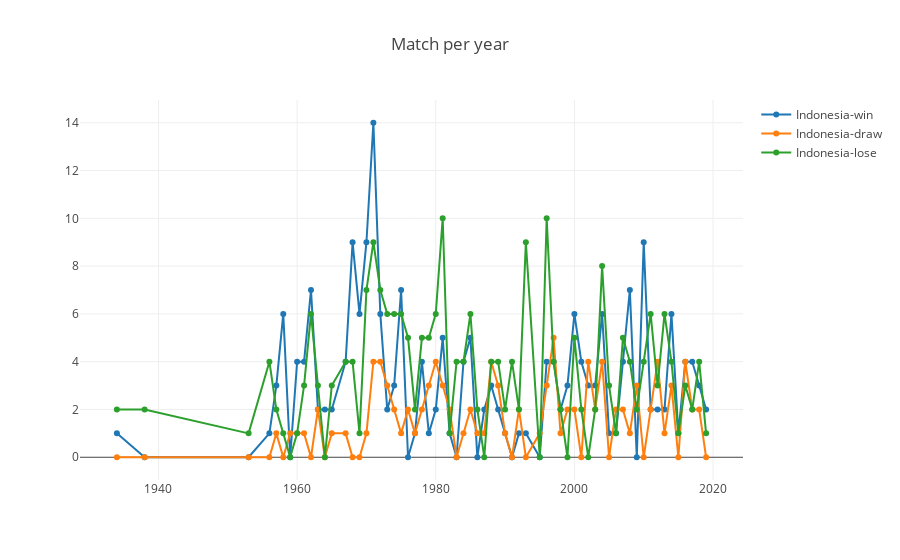

The code cell stored with this chart in its notebook:
### Code cell
indonesiaWin = indonesiaYear.agg({'win' : 'sum', 'draw' : 'sum', 'lose' : 'sum'})
# plotMatch = go.Scatter(x = indonesiaYear.count().index, y = indonesiaYear.count()['win'], mode = 'lines+markers', name = 'Indonesia-match')

plotWin = go.Scatter(x = indonesiaWin.index, y = indonesiaWin['win'], mode = 'lines+markers', name = 'Indonesia-win')

plotDraw = go.Scatter(x = indonesiaWin.index, y = indonesiaWin['draw'], mode = 'lines+markers', name = 'Indonesia-draw')

plotLose = go.Scatter(x = indonesiaWin.index, y = indonesiaWin['lose'], mode = 'lines+markers', name = 'Indonesia-lose')


data = [plotWin, plotDraw, plotLose]
layout = go.Layout(title = 'Match per year')
fig = go.Figure(data = data, layout = layout)
fig.show()

### Figure 1 — Plotly figure (JSON) as saved in the notebook; plotly's stock layout.template omitted (floating-point values rounded to 4 significant figures)
{"data": [{"mode": "lines+markers", "name": "Indonesia-win", "type": "scatter", "uid": "d35d9793-3c2b-4cd3-9136-4f2a6ed4e764", "x": [1934, 1938, 1953, 1956, 1957, 1958, 1959, 1960, 1961, 1962, 1963, 1964, 1965, 1967, 1968, 1969, 1970, 1971, 1972, 1973, 1974, 1975, 1976, 1977, 1978, 1979, 1980, 1981, 1982, 1983, 1984, 1985, 1986, 1987, 1988, 1989, 1990, 1991, 1992, 1993, 1995, 1996, 1997, 1998, 1999, 2000, 2001, 2002, 2003, 2004, 2005, 2006, 2007, 2008, 2009, 2010, 2011, 2012, 2013, 2014, 2015, 2016, 2017, 2018, 2019], "y": [1, 0, 0, 1, 3, 6, 0, 4, 4, 7, 2, 2, 2, 4, 9, 6, 9, 14, 6, 2, 3, 7, 0, 1, 4, 1, 2, 5, 1, 0, 4, 5, 0, 2, 3, 2, 1, 0, 1, 1, 0, 4, 4, 2, 3, 6, 4, 3, 3, 6, 1, 1, 4, 7, 0, 9, 2, 2, 2, 6, 1, 4, 4, 3, 2]}, {"mode": "lines+markers", "name": "Indonesia-draw", "type": "scatter", "uid": "1b142728-caba-46b8-bf4a-40a1ba543dd8", "x": [1934, 1938, 1953, 1956, 1957, 1958, 1959, 1960, 1961, 1962, 1963, 1964, 1965, 1967, 1968, 1969, 1970, 1971, 1972, 1973, 1974, 1975, 1976, 1977, 1978, 1979, 1980, 1981, 1982, 1983, 1984, 1985, 1986, 1987, 1988, 1989, 1990, 1991, 1992, 1993, 1995, 1996, 1997, 1998, 1999, 2000, 2001, 2002, 2003, 2004, 2005, 2006, 2007, 2008, 2009, 2010, 2011, 2012, 2013, 2014, 2015, 2016, 2017, 2018, 2019], "y": [0, 0, 0, 0, 1, 0, 1, 1, 1, 0, 2, 0, 1, 1, 0, 0, 1, 4, 4, 3, 2, 1, 2, 1, 2, 3, 4, 3, 2, 0, 1, 2, 1, 1, 4, 3, 1, 0, 2, 0, 1, 3, 5, 1, 2, 2, 0, 4, 2, 4, 0, 2, 2, 1, 3, 0, 2, 4, 1, 3, 0, 4, 2, 2, 0]}, {"mode": "lines+markers", "name": "Indonesia-lose", "type": "scatter", "uid": "cf164e8d-a958-4bae-9f90-37db9138472d", "x": [1934, 1938, 1953, 1956, 1957, 1958, 1959, 1960, 1961, 1962, 1963, 1964, 1965, 1967, 1968, 1969, 1970, 1971, 1972, 1973, 1974, 1975, 1976, 1977, 1978, 1979, 1980, 1981, 1982, 1983, 1984, 1985, 1986, 1987, 1988, 1989, 1990, 1991, 1992, 1993, 1995, 1996, 1997, 1998, 1999, 2000, 2001, 2002, 2003, 2004, 2005, 2006, 2007, 2008, 2009, 2010, 2011, 2012, 2013, 2014, 2015, 2016, 2017, 2018, 2019], "y": [2, 2, 1, 4, 2, 1, 0, 1, 3, 6, 3, 0, 3, 4, 4, 1, 7, 9, 7, 6, 6, 6, 5, 2, 5, 5, 6, 10, 1, 4, 4, 6, 2, 0, 4, 4, 2, 4, 2, 9, 0, 10, 4, 2, 0, 5, 2, 0, 2, 8, 3, 1, 5, 4, 2, 4, 6, 3, 6, 4, 1, 3, 2, 4, 1]}], "layout": {"title": {"text": "Match per year"}}}
